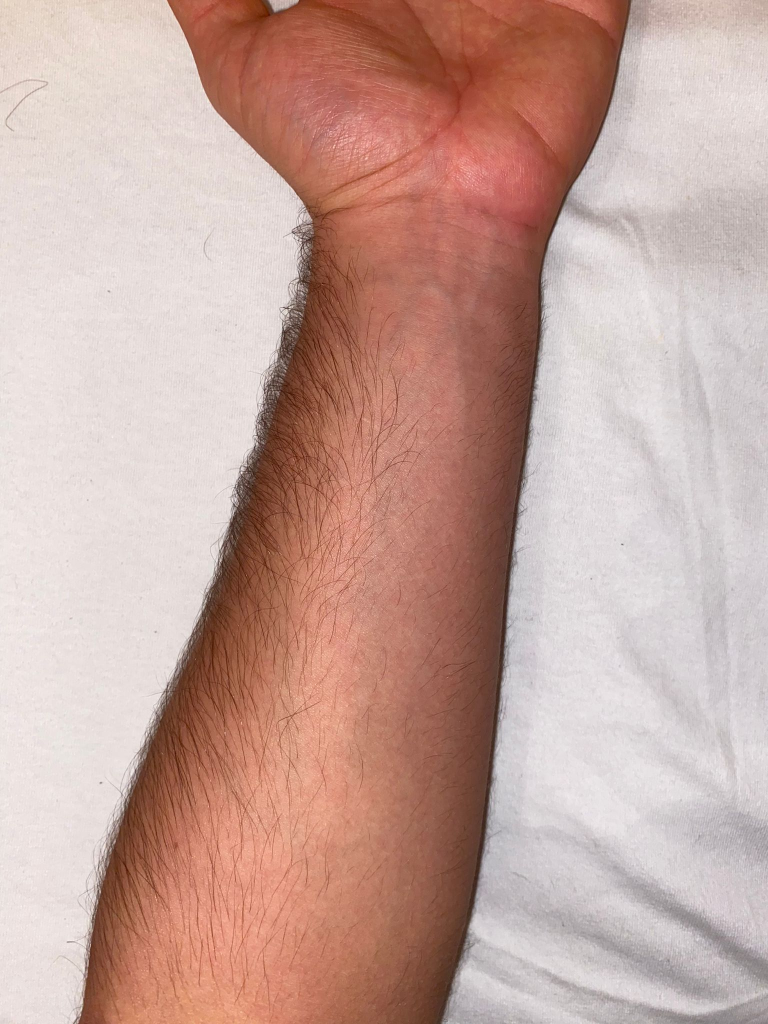
#> input picture ALLERVIEW/BackgroundRemovalExperiment#1/1 (13).jpg, 1536 x 2048 px (shown at 1/2 size)
$ python 'BackgroundRemovalExperiment#1.py'
#> lines starting #> are read from the running program, lines starting #| are printed output that depends on the picture; after the words box and inside, x2 and y2 are one past the last pixel; in counts of white or black regions, pixels touching at a corner belong together
import cv2 as cv
import numpy as np
import os


def Id_Returner(path_name):
    # Retrieves image id from image path
    start_index = path_name.rfind("(") + 1

    last_index = path_name.rfind(')')

    image_id = path_name[start_index: last_index]

    return image_id


# setting the image location
image_path = 'BackgroundRemovalExperiment#1/1 (13).jpg'
image_id = Id_Returner(image_path)

# reading the image
original_img = cv.imread(image_path)
#> original_img is the input picture: shape (2048, 1536, 3); mean B, G, R 156.9, 165.6, 198
resizeImage_var = original_img

# resizing the image
scale_percent = 40
width = int(resizeImage_var.shape[1] * scale_percent / 100)
#> width = 614
height = int(resizeImage_var.shape[0] * scale_percent / 100)
#> height = 819
dim = (width, height)
#> dim = (614, 819)
resizedImage = cv.resize(resizeImage_var, dim, interpolation=cv.INTER_AREA)
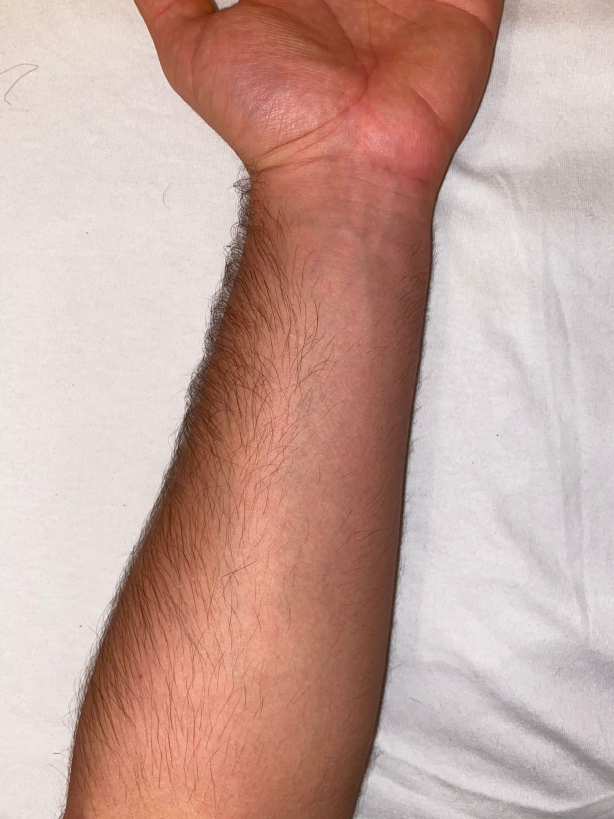
#> resizedImage: shape (819, 614, 3); mean B, G, R 156.9, 165.6, 198

# converting the bgr to gray
gray = cv.cvtColor(resizedImage, cv.COLOR_BGR2GRAY)
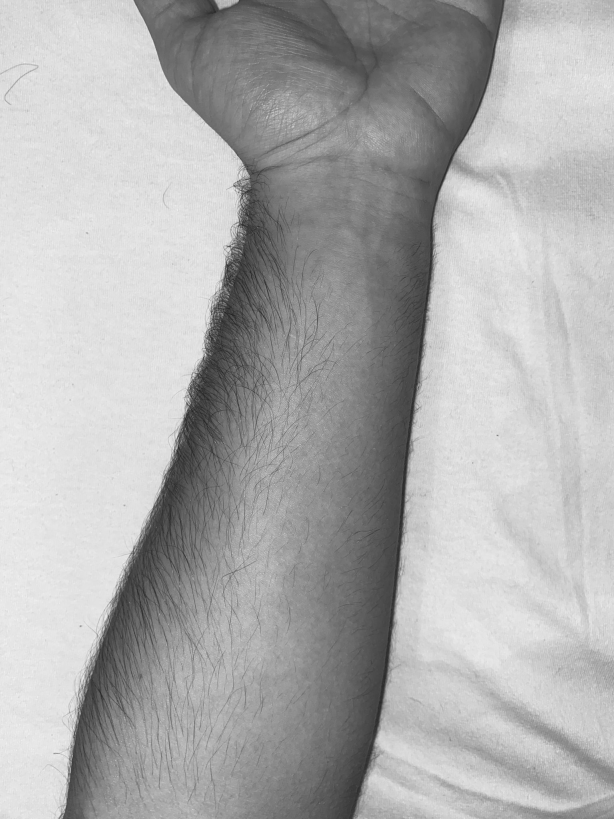
#> gray: shape (819, 614); min 37, max 241, mean 174.3

# threshold boundaries;
# threshold upper 250 lower 80 works for img no: 1-6
# threshold upper 250 lower 90 works for img no: 7-8
# threshold upper 250 lower 150-170 works for img no: 9-13

if 0 < int(image_id) < 7:
    lower = np.array([80, 80, 80])
    upper = np.array([255, 255, 255])

elif 7 <= int(image_id) <= 8:
    lower = np.array([90, 90, 90])
    upper = np.array([255, 255, 255])

elif 9 <= int(image_id) <= 13:
    lower = np.array([150, 150, 150])
    upper = np.array([255, 255, 255])

# creating mask
thresh = cv.inRange(resizedImage, lower, upper)
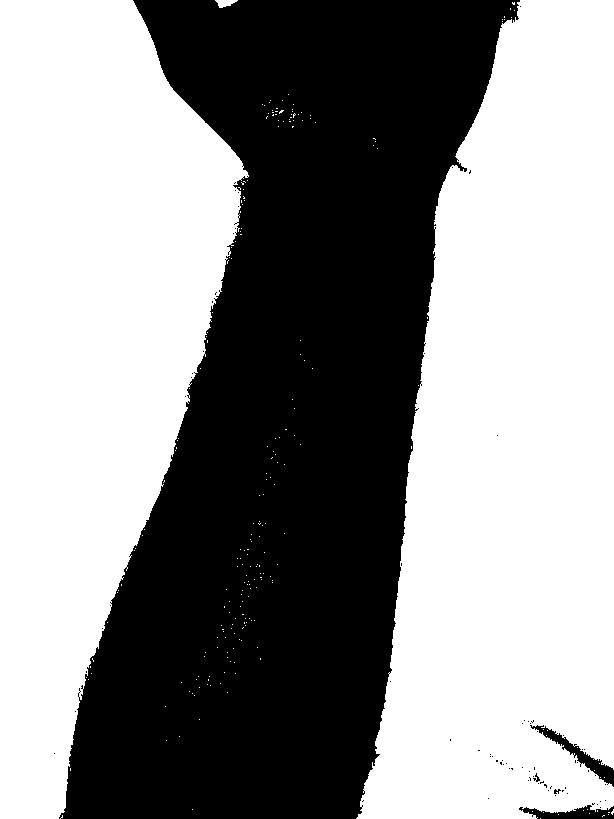
#> thresh: shape (819, 614); 56.7% white; 78 black regions (73 under 20 px), largest, box (x1, y1, x2, y2) and area: (59, 0, 520, 819) 215923, (530, 725, 614, 787) 930, (519, 805, 614, 819) 751, (533, 773, 540, 782) 26, (554, 789, 561, 794) 21

# applying morphology
kernel = cv.getStructuringElement(cv.MORPH_ELLIPSE, (20, 20))
morph = cv.morphologyEx(thresh, cv.MORPH_CLOSE, kernel)
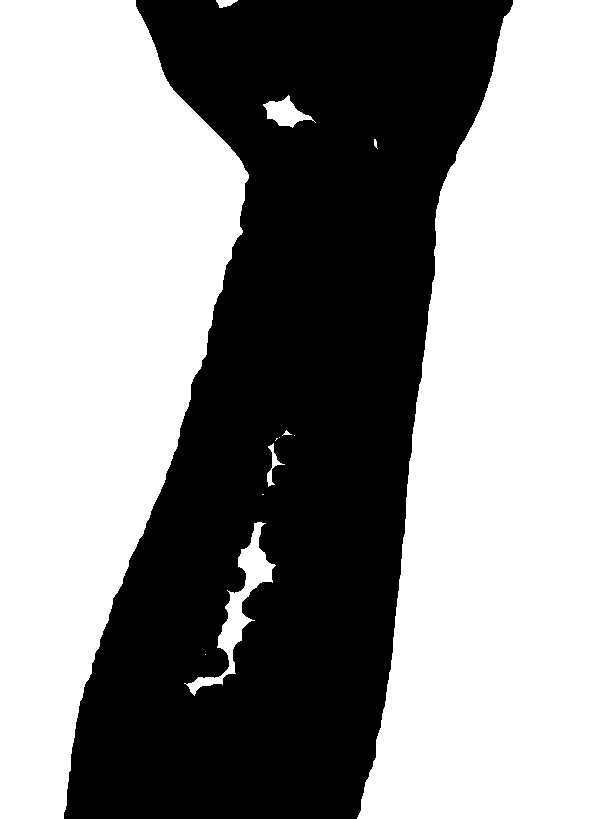
#> morph: shape (819, 614); 58% white; 1 black region, box (x1, y1, x2, y2) and area: (64, 0, 513, 819) 211211

# invert morph image
mask = 255 - morph

# apply mask to image
result = cv.bitwise_and(resizedImage, resizedImage, mask=mask)
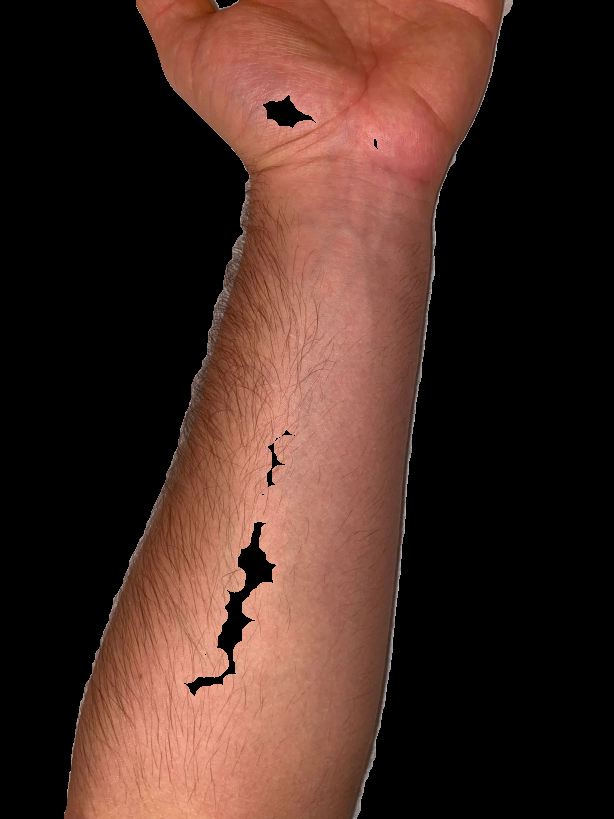
#> result: shape (819, 614, 3); mean B, G, R 35.9, 43.9, 70.7

cv.imshow("original resized", resizedImage)
cv.imshow("thresh", thresh)
cv.imshow("mask", mask)
cv.imshow("result", result)

# Writing Results
path = "C:/Users/Yasin Orta/PycharmProjects/ImageProcessing3/ALLERVIEW/BackgroundRemovalExperiment#1/Results"
print(image_id)

# cv.imwrite(os.path.join(path, "threshold result of {0}.jpeg".format(image_id)), thresh)
# cv.imwrite(os.path.join(path, "mask of the {0}.jpeg".format(image_id)), mask)
# cv.imwrite(os.path.join(path, "applied mask result {0}.jpeg".format(image_id)), result)


cv.waitKey(0)
cv.destroyAllWindows()

$ run again, with ALLERVIEW/BackgroundRemovalExperiment#1/1 (1).jpg copied over ALLERVIEW/BackgroundRemovalExperiment#1/1 (13).jpg
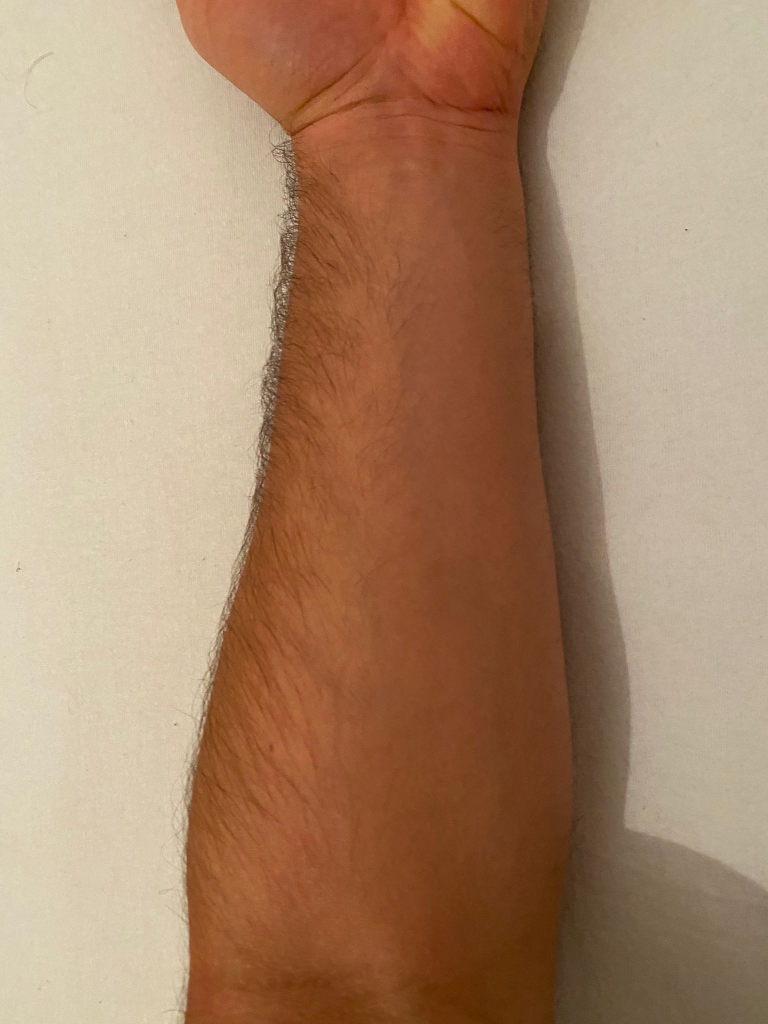
#> input picture ALLERVIEW/BackgroundRemovalExperiment#1/1 (1).jpg, 1536 x 2048 px (shown at 1/2 size)
#> original_img is the input picture: shape (2048, 1536, 3); mean B, G, R 107.3, 135.4, 169.5
#> `thresh = cv.inRange(resizedImage, lower, upper)`:
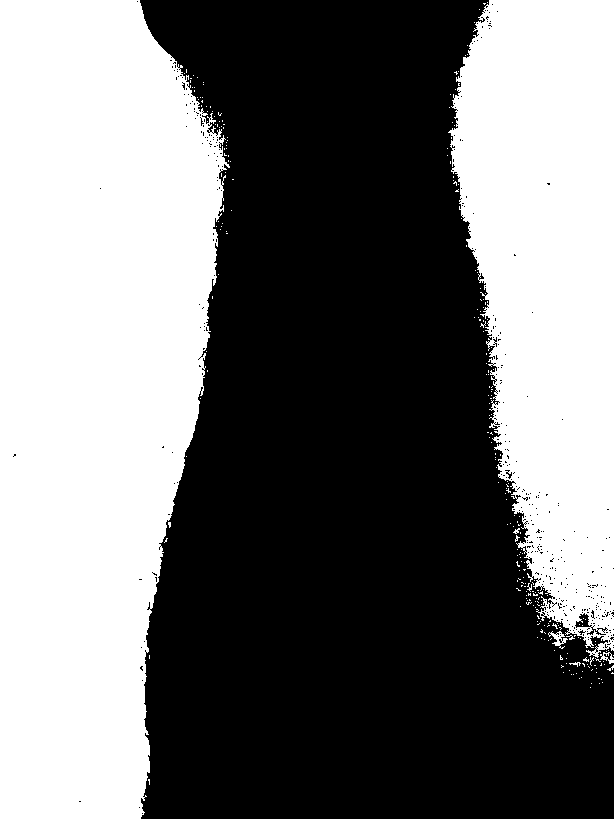
#> thresh: shape (819, 614); 45.1% white; 271 white regions (264 under 20 px), largest, box (x1, y1, x2, y2) and area: (0, 0, 230, 819) 147587, (448, 0, 614, 658) 78461, (548, 631, 568, 649) 136
#> morph: shape (819, 614); 46.7% white; 2 white regions, box (x1, y1, x2, y2) and area: (0, 0, 234, 819) 150015, (448, 0, 614, 687) 84916
#> `result = cv.bitwise_and(resizedImage, resizedImage, mask=mask)`:
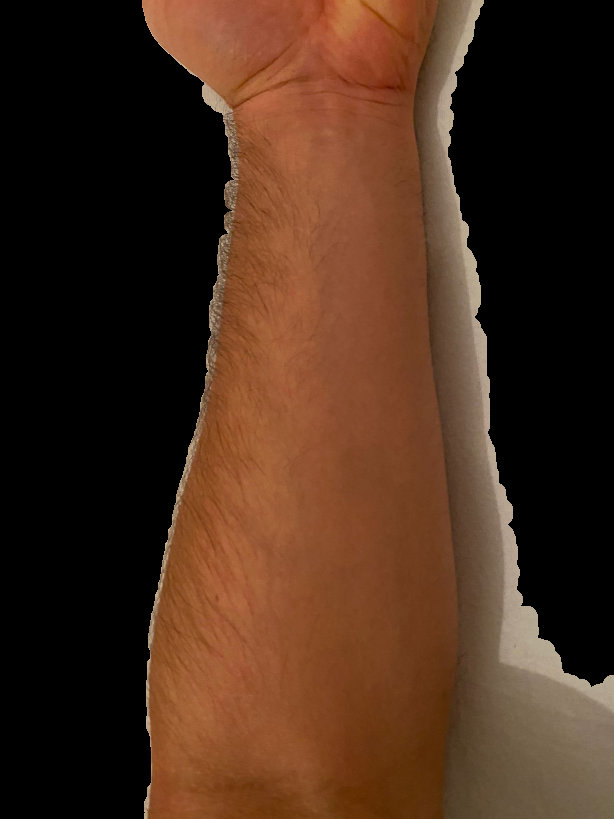
#> result: shape (819, 614, 3); mean B, G, R 27.5, 44.3, 71.7

$ run again, with ALLERVIEW/BackgroundRemovalExperiment#1/1 (10).jpg copied over ALLERVIEW/BackgroundRemovalExperiment#1/1 (13).jpg
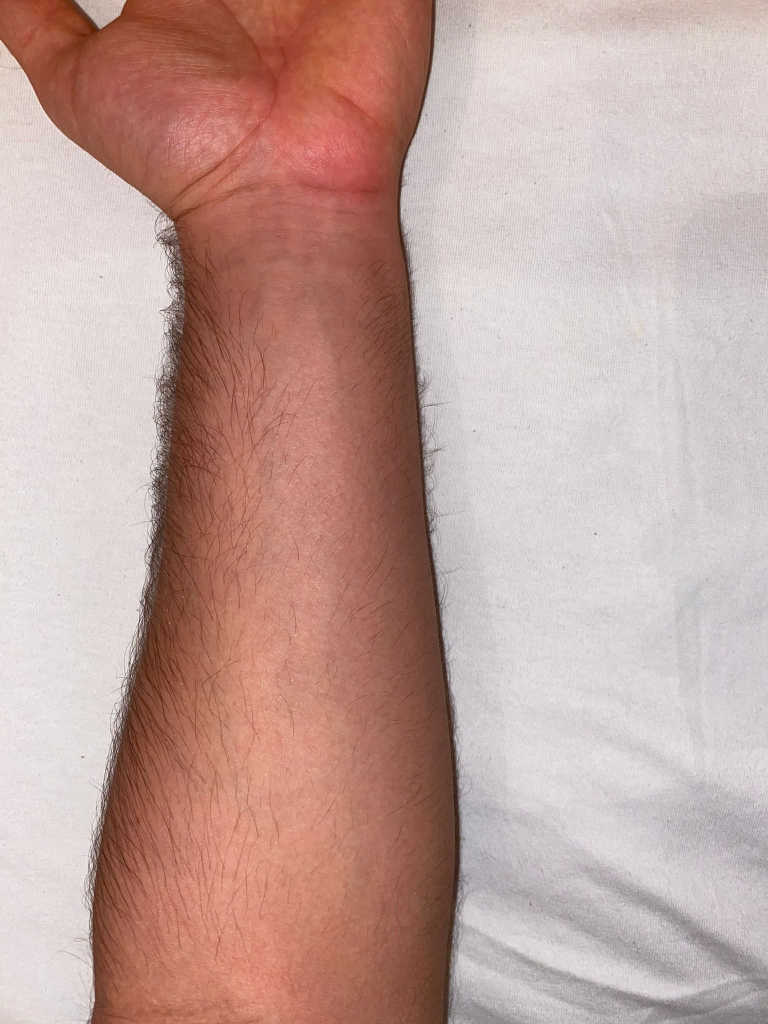
#> input picture ALLERVIEW/BackgroundRemovalExperiment#1/1 (10).jpg, 1536 x 2048 px (shown at 1/2 size)
#> original_img is the input picture: shape (2048, 1536, 3); mean B, G, R 156.1, 162.8, 193.4
#> `thresh = cv.inRange(resizedImage, lower, upper)`:
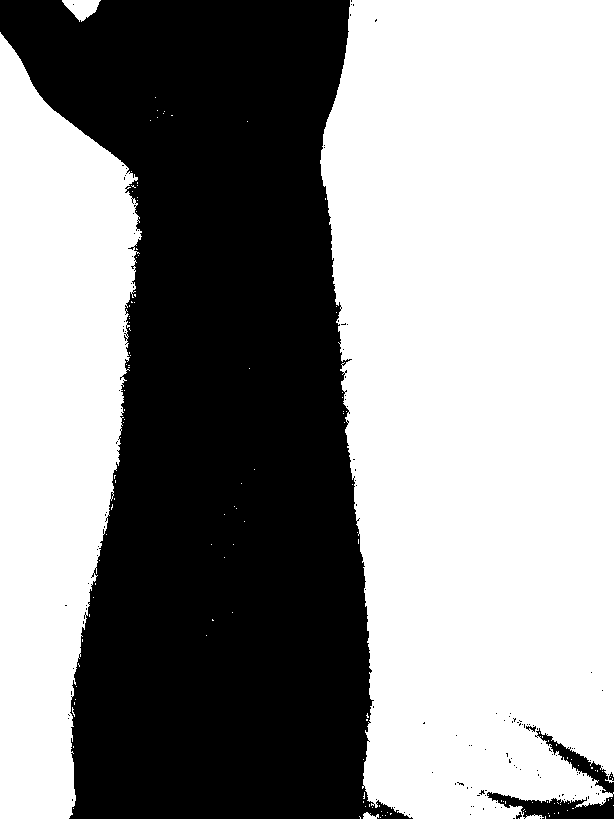
#> thresh: shape (819, 614); 57.8% white; 139 black regions (134 under 20 px), largest, box (x1, y1, x2, y2) and area: (0, 0, 413, 819) 209183, (487, 728, 614, 819) 2825, (526, 726, 536, 732) 32, (609, 772, 614, 781) 25, (516, 812, 522, 819) 23
#> morph: shape (819, 614); 58.7% white; 2 black regions, box (x1, y1, x2, y2) and area: (0, 0, 371, 819) 207210, (565, 805, 614, 819) 607
#> `result = cv.bitwise_and(resizedImage, resizedImage, mask=mask)`:
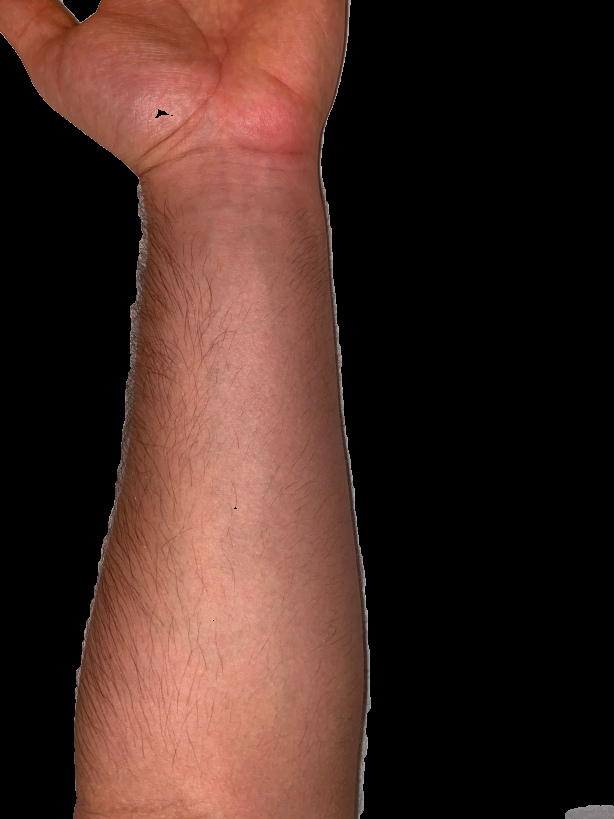
#> result: shape (819, 614, 3); mean B, G, R 35.2, 42.2, 68.2

$ run again, with ALLERVIEW/BackgroundRemovalExperiment#1/1 (11).jpg copied over ALLERVIEW/BackgroundRemovalExperiment#1/1 (13).jpg
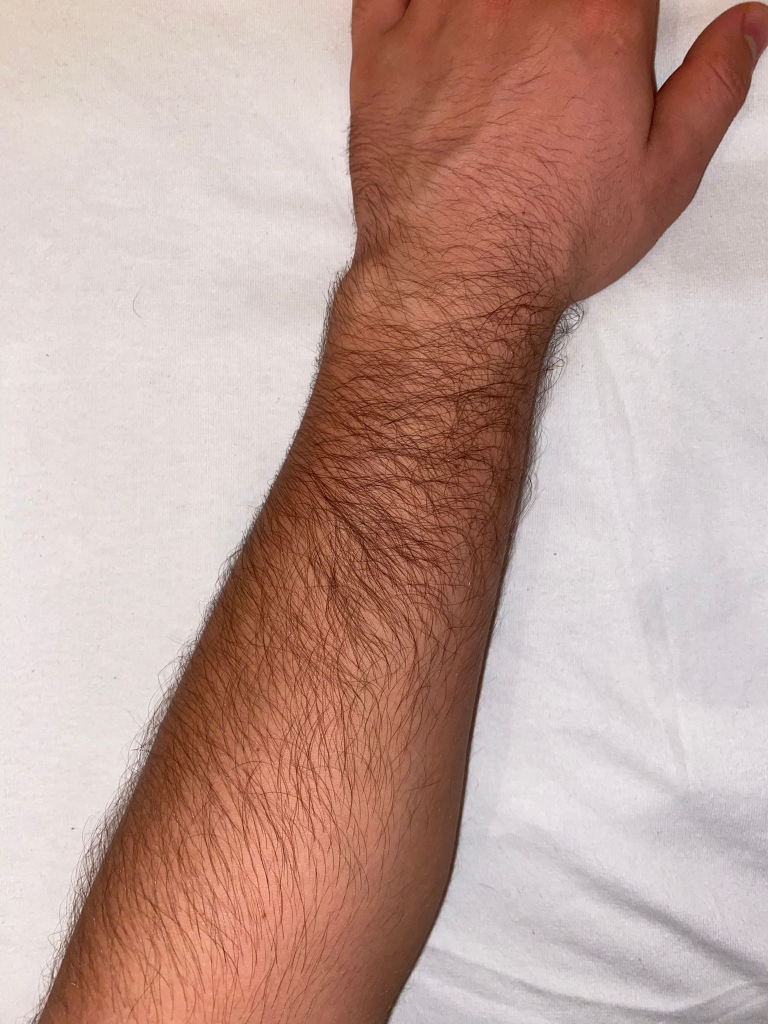
#> input picture ALLERVIEW/BackgroundRemovalExperiment#1/1 (11).jpg, 1536 x 2048 px (shown at 1/2 size)
#> original_img is the input picture: shape (2048, 1536, 3); mean B, G, R 152.6, 161.3, 191.6
#> `thresh = cv.inRange(resizedImage, lower, upper)`:
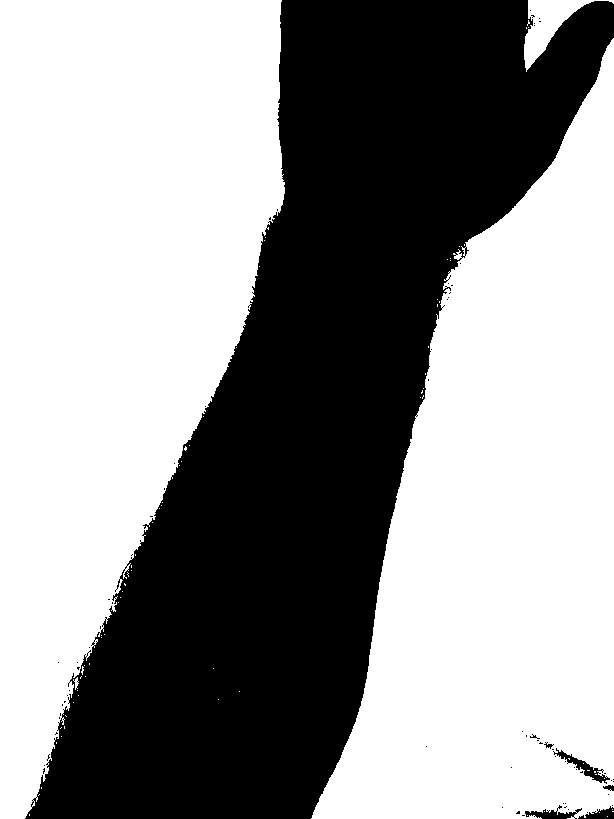
#> thresh: shape (819, 614); 58.4% white; 71 black regions (65 under 20 px), largest, box (x1, y1, x2, y2) and area: (25, 0, 614, 819) 207767, (553, 748, 610, 784) 429, (525, 805, 582, 819) 331, (578, 806, 614, 819) 247, (603, 785, 614, 791) 43, (544, 742, 554, 749) 28
#> morph: shape (819, 614); 59% white; 1 black region, box (x1, y1, x2, y2) and area: (31, 0, 614, 819) 206123
#> `result = cv.bitwise_and(resizedImage, resizedImage, mask=mask)`:
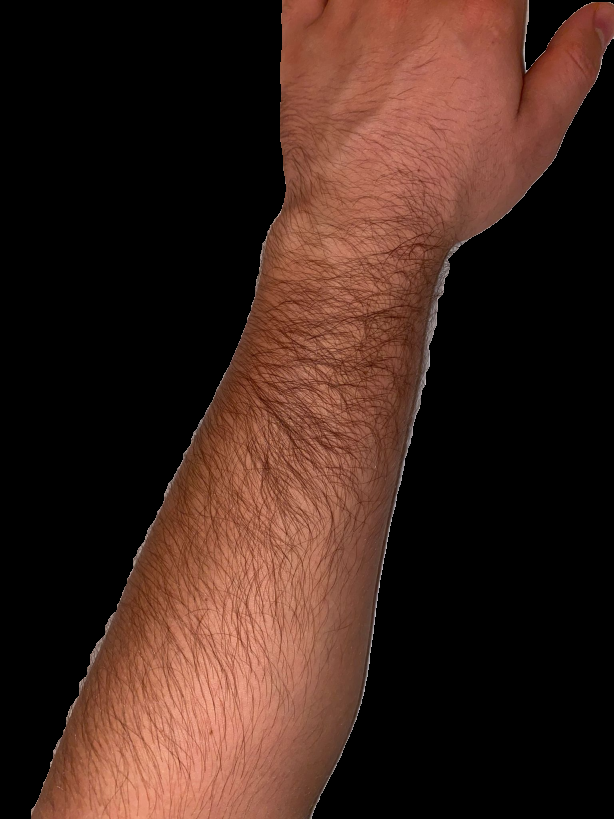
#> result: shape (819, 614, 3); mean B, G, R 28.7, 37.2, 62.4
